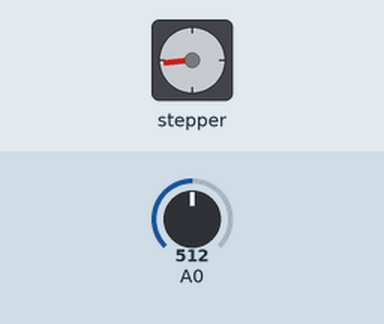
This sketch was run on a simulated Arduino Uno, built with avr-gcc and run on an emulated ATmega328P. Shown: stepper motor. Inputs (shaded band) come from the test bench; at power-on: A0 = 512. Stepper angles assume 2048 steps per turn.

Above: at 1.2 s.
1.3 s: A0 set to 716
At 1.67 s:
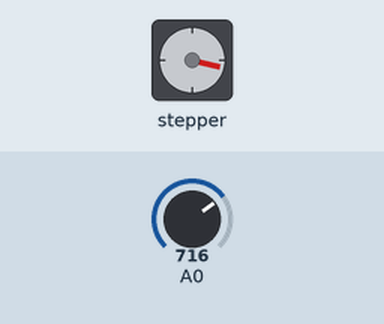
4.3 s: A0 set to 900
At 4.71 s:
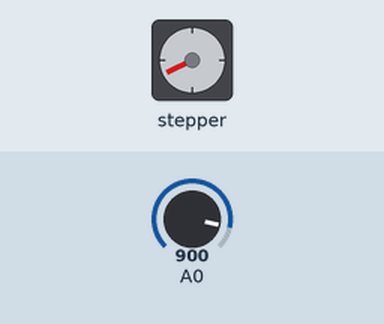
7.3 s: A0 set to 1023
At 7.73 s:
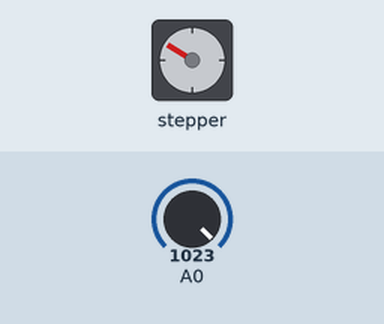
Timing chart, 0 to 19.3 s (numbered marks = the images above; inputs shaded):
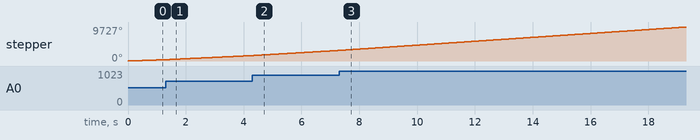

The sketch:

stepper_speedControl.ino
```cpp
/*
 Stepper Motor Control - speed control

 This program drives a unipolar or bipolar stepper motor.
 The motor is attached to digital pins 8 - 11 of the Arduino.
 A potentiometer is connected to analog input 0.

 The motor will rotate in a clockwise direction. The higher the potentiometer value,
 the faster the motor speed. Because setSpeed() sets the delay between steps,
 you may notice the motor is less responsive to changes in the sensor value at
 low speeds.

 Created 30 Nov. 2009
 Modified 28 Oct 2010
 by Tom Igoe

 */

#include <Stepper.h>

const int stepsPerRevolution = 2048;  // change this to fit the number of steps per revolution
// for your motor


// initialize the stepper library on pins 8 through 11:
Stepper myStepper(stepsPerRevolution, 8, 9, 10, 11);

int stepCount = 0;  // number of steps the motor has taken

void setup() {
  // nothing to do inside the setup
}

void loop() {
  // read the sensor value:
  int sensorReading = analogRead(A0);
  // map it to a range from 0 to 100:
  int motorSpeed = map(sensorReading, 0, 1023, 0, 100);
  // set the motor speed:
  if (motorSpeed > 0) {
    myStepper.setSpeed(motorSpeed);
    // step 1/100 of a revolution:
    myStepper.step(stepsPerRevolution / 100);
  }
}
```
